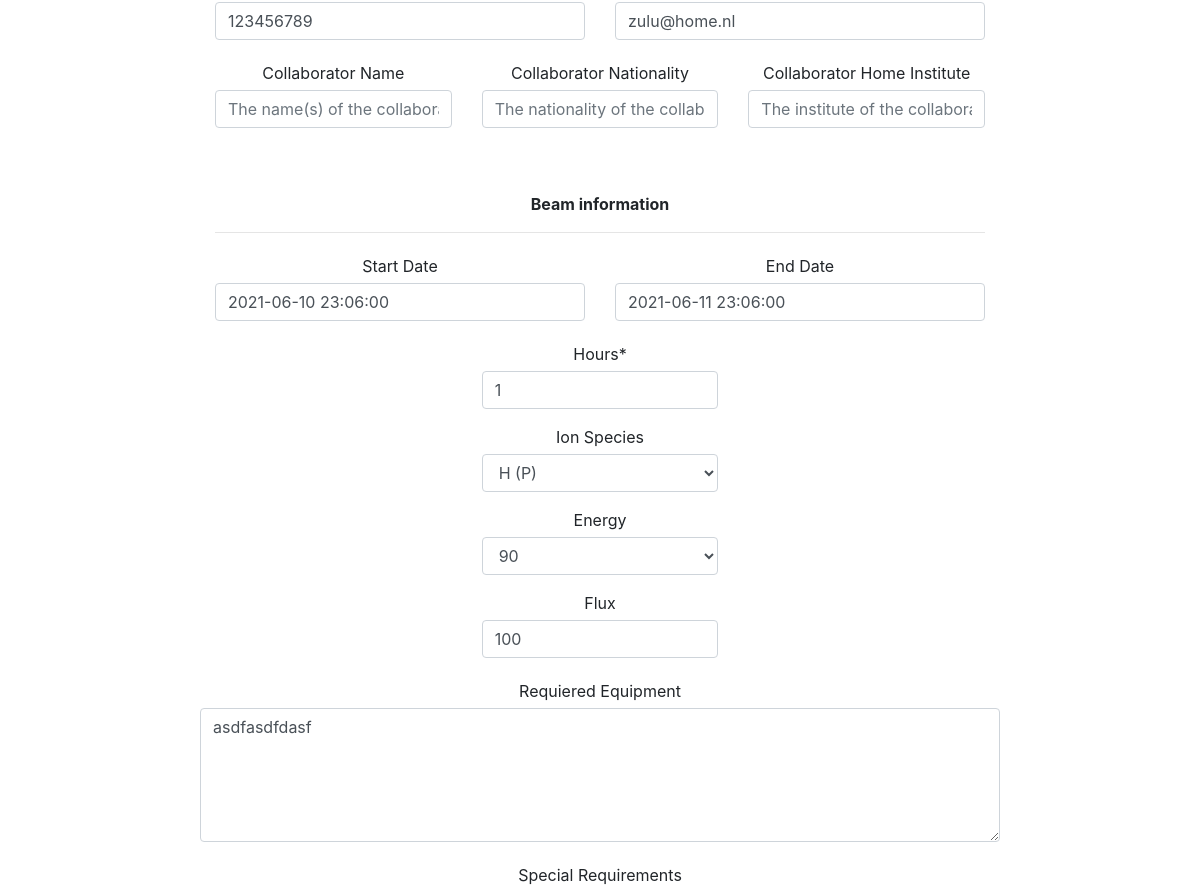
Before: /beamrequest/zulupac/update/ (signed in, middle part) with the older database file.
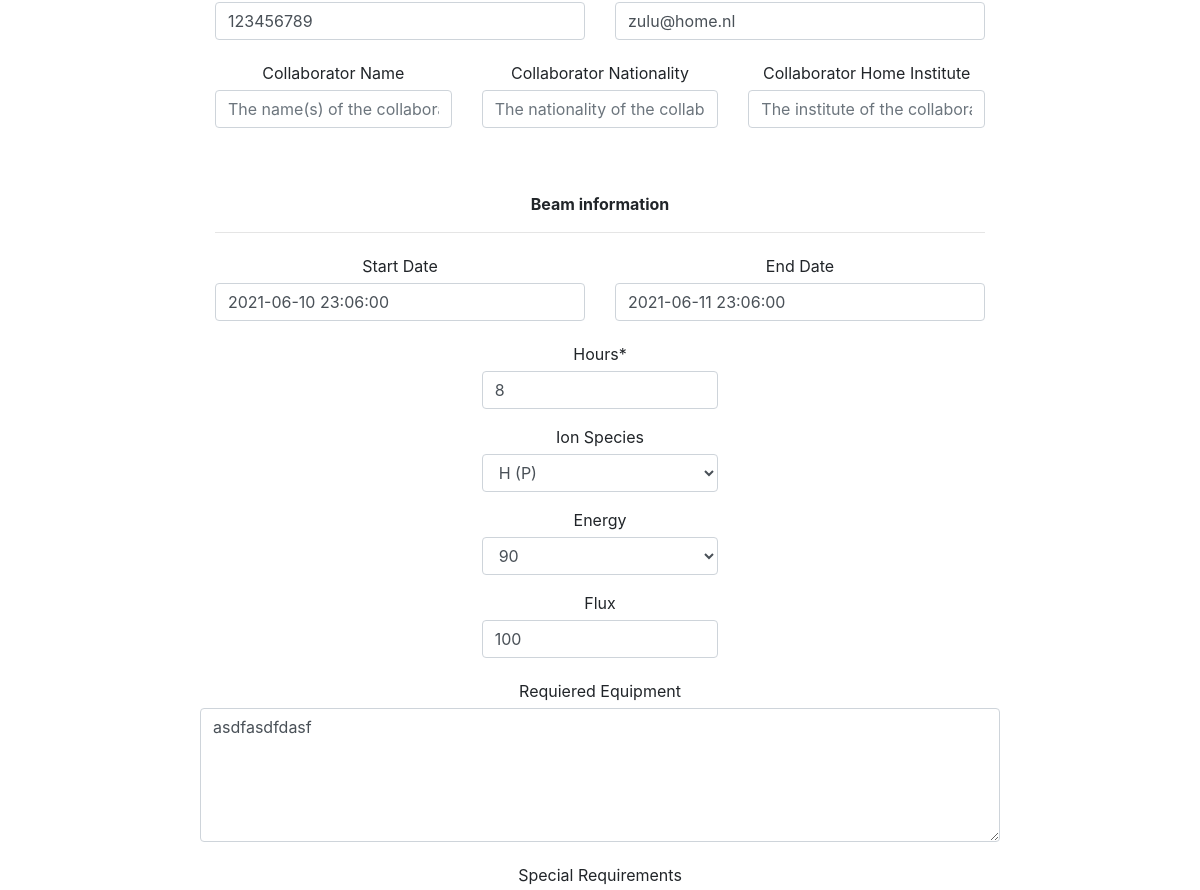
After: the same page with the newer database file.
### beamrequest/models.py (models this page shows, shortened)
class CreateBeamRequestModel(models.Model):
	SELECT		= 'Select'
	REQUEST		= 'Request'
	TENTATIVE	= 'Tentavive'
	ACCEPTED	= 'Accepted'
	CONFIRMED	= 'Confirmed'
	CANCELLED	= 'Cancelled'
	COMPLETED	= 'Completed'
	QUEUED		= 'Queued'
	STATUS_CHOICES = [
		(SELECT, ('Select an option')),
		(REQUEST, ('Request')),
		(TENTATIVE, ('Tentative')),
		(ACCEPTED,  ('Accepted')),
		(CONFIRMED, ('Confirmed')),
		(CANCELLED, ('Cancelled')),
		(COMPLETED, ('Completed')),
		(QUEUED, ('Queued')),
	]
	DIFBEAMS_CHOICES = [tuple([x,x]) for x in range(1,5)]
	SHIFTS_CHOICES = [tuple([x,x]) for x in range(1,17)]
	Project_Code = models.CharField(unique=True, max_length=20, blank = True)
	Pac_Rate = models.CharField(max_length=10, blank = True)
	Partrec_Contact_Name = models.CharField(max_length=50, blank = True)
	Partrec_Contact_Email = models.EmailField(blank = True)
	Previous_Experiment = models.CharField(max_length=200, blank = True)
	Status = models.CharField(max_length=25, choices=STATUS_CHOICES, default='SELECT')
	Project_Title = models.CharField(max_length=100, blank = True)
	Spokesperson_Name = models.CharField(max_length=50, blank = True)
	Spokesperson_Adress = models.CharField(max_length=50, blank = True)
	Spokesperson_Phonenumber = models.CharField(max_length=20, blank = True)
	Spokesperson_Email = models.EmailField(blank = True)
	Collaborator_Name = models.TextField(blank = True)
	Collaborator_Nationality = models.TextField(blank = True)
	Collaborator_Home_Institute = models.TextField(blank = True)
	Different_Beams = models.IntegerField(choices=DIFBEAMS_CHOICES, default='1')
	Beam_Note = models.TextField(blank = True)
	Hours = models.IntegerField(default='1')
	Ion_Species = models.ForeignKey(IonSpecies, on_delete=models.CASCADE, blank = True, null=True)
	Energy = ChainedForeignKey(Energys, chained_field="Ion_Species", chained_model_field="Ion_Species",	show_all=False,	auto_choose=True, blank = True, null=True)
	Flux = models.CharField(max_length=50, blank = True, null = True)
	Start_Date = models.DateTimeField(blank = True, null=True)
	End_Date = models.DateTimeField(blank = True, null=True)
	Requiered_Equipment = models.TextField(blank = True)
	Special_Requirements = models.TextField(blank = True)
	Special_Safety_Procedures = models.TextField(blank = True)
	Lab_Support_Requirements = models.TextField(blank = True)
	Funded = models.TextField(blank = True)
	Summary = models.TextField(blank = True)

### beamrequest/views.py (the view)
# urls.py: path('<str:Project_Code>/update/', beam_request_update_page, name='update'),
@staff_member_required
def beam_request_update_page(request, Project_Code):
    obj = get_object_or_404(CreateBeamRequestModel, Project_Code = Project_Code)
    form = CreateBeamRequestForm(request.POST or None, instance=obj)
    if form.is_valid():
        print(form.cleaned_data)
        form.save()
        return redirect('/beamrequest/home/')
    template_name = 'request/update.html'
    context = {"title": f"Update {obj.Project_Code}", 'form': form }
    return render(request, template_name, context)

### beamrequest/models.py (called while the page is built)
	def __str__(self):
		return self.Name

	def __str__(self):
		return self.Name

### templates/request/update.html (shortened to what this page needs)
{% extends 'base.html' %}
{% load crispy_forms_tags %}
{% block content %}
	<form method="post" novalidate>
		<br><br>
		<br><br>
		<div class="row">
		 <div class="col-6">
			{{ form.Spokesperson_Phonenumber|as_crispy_field }}
		 </div>
		 <div class="col-6">
			{{ form.Spokesperson_Email|as_crispy_field }}
		 </div>
		</div>
		<div class="row">
		 <div class="col-4">
			{{ form.Collaborator_Name|as_crispy_field }}
		 </div>
		 <div class="col-4">
			{{ form.Collaborator_Nationality|as_crispy_field }}
		 </div>
		 <div class="col-4">
			{{ form.Collaborator_Home_Institute|as_crispy_field }}
		 </div>
		</div>
		 <br><br>
		 <b>Beam information</b>
		 <hr class="divider"></hr>
		<div class="row">
			<div class="col-6">
			 {{ form.Start_Date|as_crispy_field }}
			</div>
		  <div class="col-6">
				{{ form.End_Date|as_crispy_field }}
			</div>
		</div>
		<div class="row justify-content-center">
			<div class="col-4">
	  		  {{ form.Hours|as_crispy_field }}
		  	  {{ form.Ion_Species|as_crispy_field }}
			  {{ form.Energy|as_crispy_field }}
			  {{ form.Flux|as_crispy_field }}
			</div>
		</div>
		<div class="row justify-content-center">
		  {{ form.Requiered_Equipment|as_crispy_field }}
		  {{ form.Special_Requirements|as_crispy_field }}
		</div>
	</form>
<br><br><br><br>
{% endblock %}

Changed rows visible on the page:
changed CreateBeamRequestModel "Special Requirements": Hours "1" → "8"
